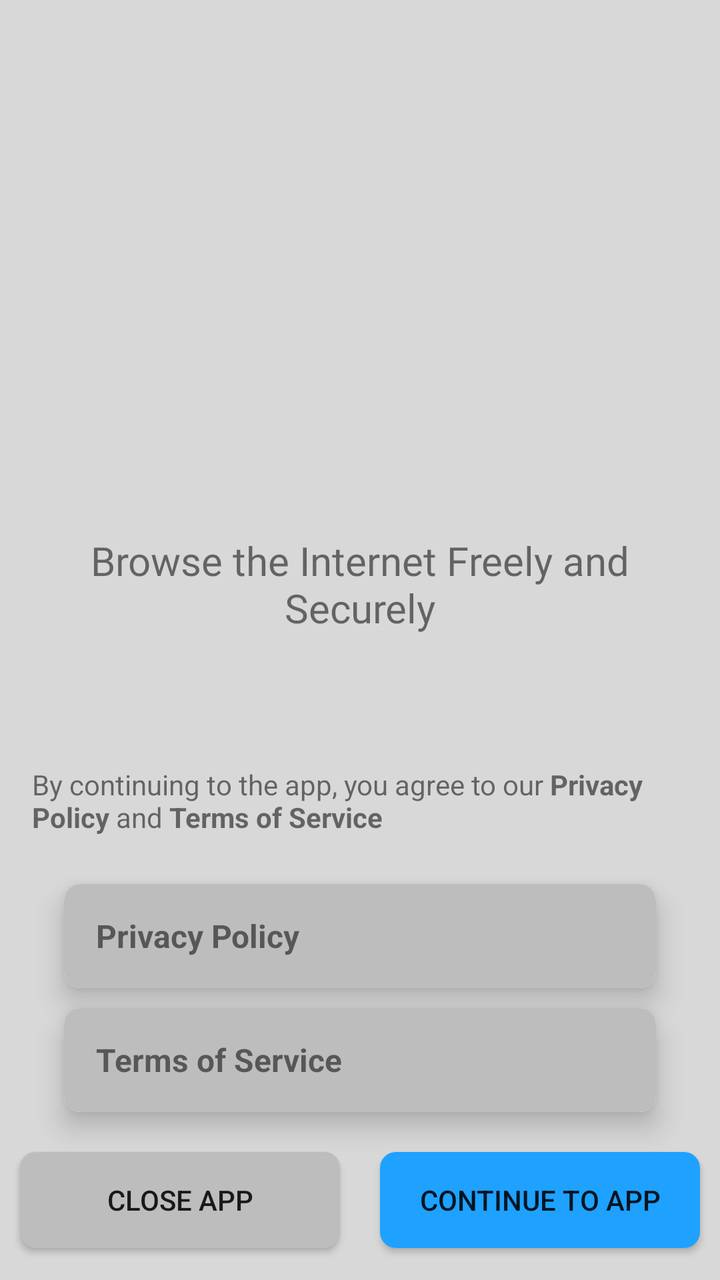
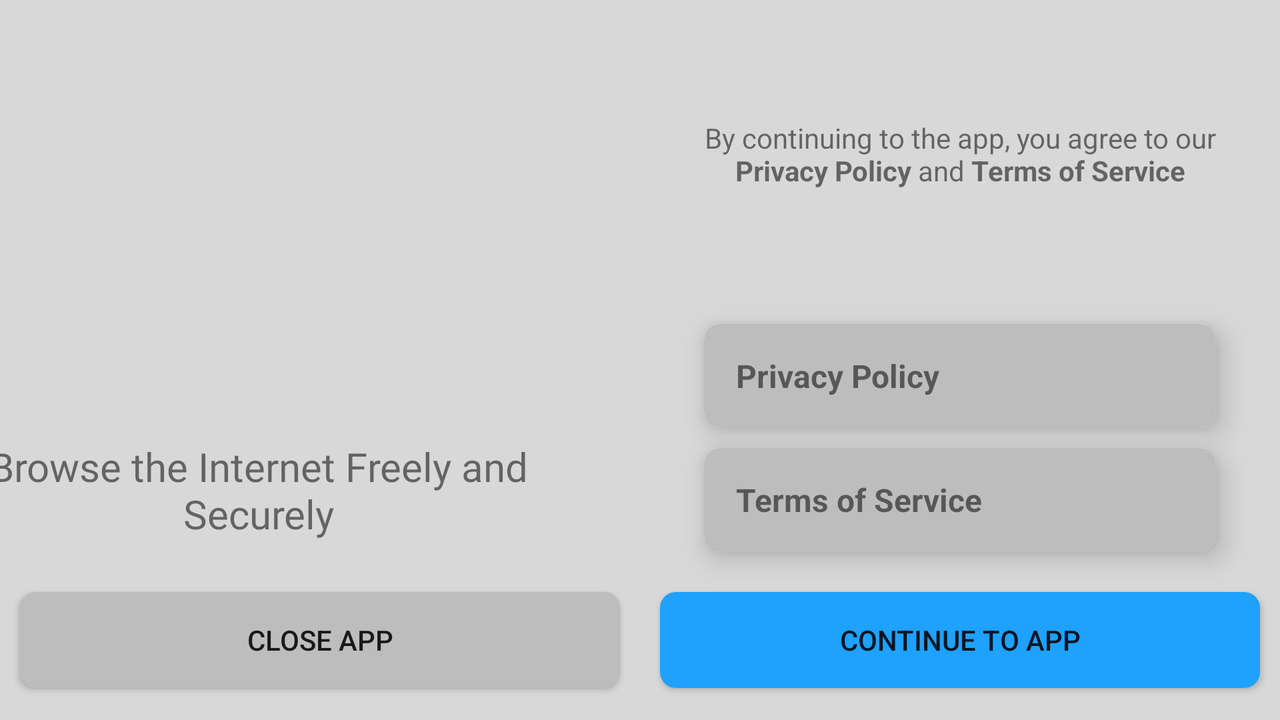

First picture: res/layout/ on a phone held upright. Second picture: the repository's own variant of that layout, on a device whose configuration matches the variant's folder. Source for both follows.
<!-- AndroidManifest.xml: application theme AppTheme.Startup -->
<!-- res/layout/fragment_intro.xml -->
<?xml version="1.0" encoding="utf-8"?>
<androidx.constraintlayout.widget.ConstraintLayout xmlns:android="http://schemas.android.com/apk/res/android"
   xmlns:app="http://schemas.android.com/apk/res-auto"
   xmlns:tools="http://schemas.android.com/tools"
   android:layout_width="match_parent"
   android:layout_height="match_parent"
   android:background="@color/background"
   tools:context=".activities.IntroActivity">

   <androidx.appcompat.widget.AppCompatImageView
      android:id="@+id/logo"
      android:layout_width="200dp"
      android:layout_height="200dp"
      app:layout_constraintBottom_toTopOf="@id/app_info"
      app:layout_constraintEnd_toEndOf="parent"
      app:layout_constraintStart_toStartOf="parent"
      app:layout_constraintTop_toTopOf="parent"
      app:srcCompat="@drawable/splash_background" />

   <androidx.appcompat.widget.AppCompatTextView
      android:id="@+id/app_info"
      android:layout_width="match_parent"
      android:layout_height="wrap_content"
      android:layout_marginBottom="8dp"
      android:fontFamily="@font/spion"
      android:gravity="center"
      android:padding="16dp"
      android:text="@string/app_info"
      android:textSize="20sp"
      app:layout_constraintBottom_toTopOf="@id/agree_label"
      app:layout_constraintTop_toBottomOf="@id/logo" />

   <androidx.appcompat.widget.AppCompatTextView
      android:id="@+id/agree_label"
      android:layout_width="match_parent"
      android:layout_height="wrap_content"
      android:layout_marginBottom="8dp"
      android:padding="16dp"
      android:text="@string/agree_label"
      app:layout_constraintBottom_toTopOf="@id/privacyLayout" />

   <androidx.cardview.widget.CardView
      android:id="@+id/privacyLayout"
      android:layout_width="match_parent"
      android:layout_height="wrap_content"
      android:layout_marginHorizontal="32dp"
      android:layout_marginBottom="10dp"
      app:cardCornerRadius="8dp"
      app:cardElevation="8dp"
      app:layout_constraintBottom_toTopOf="@id/termsLayout"
      app:layout_constraintEnd_toEndOf="parent"
      app:layout_constraintStart_toStartOf="parent">

      <LinearLayout
         android:id="@+id/privacyInnerLayout"
         android:layout_width="match_parent"
         android:layout_height="match_parent"
         android:background="@drawable/item_country_background"
         android:clickable="true"
         android:focusable="true"
         android:gravity="center"
         android:orientation="horizontal"
         android:padding="8dp">

         <androidx.appcompat.widget.AppCompatTextView
            android:layout_width="0dp"
            android:layout_height="wrap_content"
            android:layout_marginStart="8dp"
            android:layout_weight="1"
            android:text="@string/privacy_policy"
            android:textSize="16sp"
            android:textStyle="bold" />

         <androidx.appcompat.widget.AppCompatImageView
            android:layout_width="36dp"
            android:layout_height="36dp"
            app:srcCompat="@drawable/ic_baseline_keyboard_arrow_right_24" />

      </LinearLayout>

   </androidx.cardview.widget.CardView>

   <androidx.cardview.widget.CardView
      android:id="@+id/termsLayout"
      android:layout_width="match_parent"
      android:layout_height="wrap_content"
      android:layout_marginHorizontal="32dp"
      android:layout_marginBottom="20dp"
      app:cardCornerRadius="8dp"
      app:cardElevation="8dp"
      app:layout_constraintBottom_toTopOf="@id/continueToApp"
      app:layout_constraintEnd_toEndOf="parent"
      app:layout_constraintStart_toStartOf="parent">

      <LinearLayout
         android:id="@+id/termsInnerLayout"
         android:layout_width="match_parent"
         android:layout_height="match_parent"
         android:background="@drawable/item_country_background"
         android:clickable="true"
         android:focusable="true"
         android:gravity="center"
         android:orientation="horizontal"
         android:padding="8dp">

         <androidx.appcompat.widget.AppCompatTextView
            android:layout_width="0dp"
            android:layout_height="wrap_content"
            android:layout_marginStart="8dp"
            android:layout_weight="1"
            android:text="@string/terms_of_service"
            android:textSize="16sp"
            android:textStyle="bold" />

         <androidx.appcompat.widget.AppCompatImageView
            android:layout_width="36dp"
            android:layout_height="36dp"
            app:srcCompat="@drawable/ic_baseline_keyboard_arrow_right_24" />

      </LinearLayout>

   </androidx.cardview.widget.CardView>

   <androidx.appcompat.widget.AppCompatButton
      android:id="@+id/close"
      android:layout_width="0dp"
      android:layout_height="wrap_content"
      android:layout_marginHorizontal="10dp"
      android:layout_marginBottom="16dp"
      android:background="@drawable/close_button_background"
      android:padding="8dp"
      android:text="@string/close_app"
      app:layout_constraintBottom_toBottomOf="parent"
      app:layout_constraintEnd_toStartOf="@id/continueToApp"
      app:layout_constraintStart_toStartOf="parent" />

   <androidx.appcompat.widget.AppCompatButton
      android:id="@+id/continueToApp"
      android:layout_width="0dp"
      android:layout_height="wrap_content"
      android:layout_marginHorizontal="10dp"
      android:layout_marginBottom="16dp"
      android:background="@drawable/button_background"
      android:padding="8dp"
      android:text="@string/continue_to_app"
      app:layout_constraintBottom_toBottomOf="parent"
      app:layout_constraintEnd_toEndOf="parent"
      app:layout_constraintStart_toEndOf="@id/close" />

</androidx.constraintlayout.widget.ConstraintLayout>
<!-- resources referenced by this layout -->
<resources>
  <color name="background">#d8d8d8</color>
  <!-- drawable button_background (drawable) -->
  <?xml version="1.0" encoding="utf-8"?>
  <selector xmlns:android="http://schemas.android.com/apk/res/android">
  
     <item android:state_focused="true">
        <shape android:shape="rectangle">
           <solid android:color="@color/primaryFocused" />
           <corners android:radius="8dp" />
        </shape>
     </item>
  
     <item android:state_pressed="true">
        <shape android:shape="rectangle">
           <solid android:color="@android:color/darker_gray" />
           <corners android:radius="8dp" />
        </shape>
     </item>
  
     <item>
        <shape android:shape="rectangle">
           <solid android:color="@color/primary" />
           <corners android:radius="8dp" />
        </shape>
     </item>
  
  </selector>
  <!-- drawable close_button_background (drawable) -->
  <?xml version="1.0" encoding="utf-8"?>
  <selector xmlns:android="http://schemas.android.com/apk/res/android">
  
     <item android:state_pressed="true">
        <shape android:shape="rectangle">
           <solid android:color="@android:color/darker_gray" />
           <corners android:radius="8dp" />
        </shape>
     </item>
  
     <item>
        <shape android:shape="rectangle">
           <solid android:color="@color/cardBackground" />
           <corners android:radius="8dp" />
        </shape>
     </item>
  
  </selector>
  <!-- drawable item_country_background (drawable) -->
  <?xml version="1.0" encoding="utf-8"?>
  <selector xmlns:android="http://schemas.android.com/apk/res/android">
  
     <item android:state_focused="true">
        <shape android:shape="rectangle">
           <solid android:color="@android:color/darker_gray" />
           <corners android:radius="8dp" />
        </shape>
     </item>
  
     <item android:state_pressed="true">
        <shape android:shape="rectangle">
           <solid android:color="@android:color/darker_gray" />
           <corners android:radius="8dp" />
        </shape>
     </item>
  
     <item>
        <shape android:shape="rectangle">
           <solid android:color="@color/cardBackground" />
           <corners android:radius="8dp" />
        </shape>
     </item>
  
  </selector>
  <string name="agree_label">By continuing to the app, you agree to our <b>Privacy Policy</b> and <b>Terms of Service</b></string>
  <string name="app_info">Browse the Internet Freely and Securely</string>
  <string name="close_app">Close app</string>
  <string name="continue_to_app">Continue to App</string>
  <string name="privacy_policy">Privacy Policy</string>
  <string name="terms_of_service">Terms of Service</string>
  <!-- from res/values-v21/ -->
  <style name="AppTheme.Startup" parent="AppTheme">
        <item name="android:windowBackground">@drawable/splash_background</item>
        <item name="android:navigationBarColor">@color/background</item>
        
        <item name="android:colorPrimary">@color/primary</item>
        <item name="android:windowAllowReturnTransitionOverlap">true</item>
        <item name="android:windowAllowEnterTransitionOverlap">true</item>
     </style>
  <color name="primaryFocused">#0048FF</color>
  <color name="primary">#1EA1FF</color>
  <color name="cardBackground">#BDBDBD</color>
  <style name="AppTheme" parent="@style/Theme.MaterialComponents.DayNight.NoActionBar">
        <item name="colorPrimary">@color/primary</item>
        <item name="colorPrimaryDark">@color/background</item>
        <item name="windowActionBar">false</item>
        <item name="windowNoTitle">true</item>
     </style>
</resources>
<!-- res/layout-land/fragment_intro.xml (the repository's variant of the layout above) -->
<!-- drawn on the phone turned sideways -->
<?xml version="1.0" encoding="utf-8"?>
<androidx.constraintlayout.widget.ConstraintLayout xmlns:android="http://schemas.android.com/apk/res/android"
   xmlns:app="http://schemas.android.com/apk/res-auto"
   xmlns:tools="http://schemas.android.com/tools"
   android:layout_width="match_parent"
   android:layout_height="match_parent"
   android:background="@color/background"
   tools:context=".activities.IntroActivity">

   <androidx.constraintlayout.widget.Guideline
      android:id="@+id/guideline_middle"
      android:layout_width="0dp"
      android:layout_height="match_parent"
      android:orientation="vertical"
      app:layout_constraintGuide_percent="0.5" />

   <androidx.appcompat.widget.AppCompatImageView
      android:id="@+id/logo"
      android:layout_width="200dp"
      android:layout_height="200dp"
      app:layout_constraintBottom_toTopOf="@id/app_info"
      app:layout_constraintEnd_toEndOf="@id/guideline_middle"
      app:layout_constraintStart_toStartOf="parent"
      app:layout_constraintTop_toTopOf="parent"
      app:srcCompat="@drawable/splash_background" />

   <androidx.appcompat.widget.AppCompatTextView
      android:id="@+id/app_info"
      android:layout_width="0dp"
      android:layout_height="wrap_content"
      android:layout_marginBottom="8dp"
      android:fontFamily="@font/spion"
      android:gravity="center"
      android:padding="16dp"
      android:text="@string/app_info"
      android:textSize="20sp"
      app:layout_constraintTop_toBottomOf="@id/logo"
      app:layout_constraintEnd_toEndOf="@id/guideline_middle"
      app:layout_constraintBottom_toTopOf="@id/close"/>

   <androidx.appcompat.widget.AppCompatTextView
      android:id="@+id/agree_label"
      android:layout_width="0dp"
      android:layout_height="wrap_content"
      android:layout_marginBottom="8dp"
      android:gravity="center"
      android:padding="16dp"
      android:text="@string/agree_label"
      app:layout_constraintBottom_toTopOf="@id/privacyLayout"
      app:layout_constraintEnd_toEndOf="parent"
      app:layout_constraintStart_toStartOf="@id/guideline_middle"
      app:layout_constraintTop_toTopOf="parent" />

   <androidx.cardview.widget.CardView
      android:id="@+id/privacyLayout"
      android:layout_width="0dp"
      android:layout_height="wrap_content"
      android:layout_marginHorizontal="32dp"
      android:layout_marginBottom="10dp"
      app:cardCornerRadius="8dp"
      app:cardElevation="8dp"
      app:layout_constraintBottom_toTopOf="@id/termsLayout"
      app:layout_constraintEnd_toEndOf="parent"
      app:layout_constraintStart_toStartOf="@id/guideline_middle">

      <LinearLayout
         android:id="@+id/privacyInnerLayout"
         android:layout_width="match_parent"
         android:layout_height="match_parent"
         android:background="@drawable/item_country_background"
         android:clickable="true"
         android:focusable="true"
         android:gravity="center"
         android:orientation="horizontal"
         android:padding="8dp">

         <androidx.appcompat.widget.AppCompatTextView
            android:layout_width="0dp"
            android:layout_height="wrap_content"
            android:layout_marginStart="8dp"
            android:layout_weight="1"
            android:text="@string/privacy_policy"
            android:textSize="16sp"
            android:textStyle="bold" />

         <androidx.appcompat.widget.AppCompatImageView
            android:layout_width="36dp"
            android:layout_height="36dp"
            app:srcCompat="@drawable/ic_baseline_keyboard_arrow_right_24" />

      </LinearLayout>

   </androidx.cardview.widget.CardView>

   <androidx.cardview.widget.CardView
      android:id="@+id/termsLayout"
      android:layout_width="0dp"
      android:layout_height="wrap_content"
      android:layout_marginHorizontal="32dp"
      android:layout_marginBottom="20dp"
      app:cardCornerRadius="8dp"
      app:cardElevation="8dp"
      app:layout_constraintBottom_toTopOf="@id/continueToApp"
      app:layout_constraintEnd_toEndOf="parent"
      app:layout_constraintStart_toStartOf="@id/guideline_middle">

      <LinearLayout
         android:id="@+id/termsInnerLayout"
         android:layout_width="match_parent"
         android:layout_height="match_parent"
         android:background="@drawable/item_country_background"
         android:clickable="true"
         android:focusable="true"
         android:gravity="center"
         android:orientation="horizontal"
         android:padding="8dp">

         <androidx.appcompat.widget.AppCompatTextView
            android:layout_width="0dp"
            android:layout_height="wrap_content"
            android:layout_marginStart="8dp"
            android:layout_weight="1"
            android:text="@string/terms_of_service"
            android:textSize="16sp"
            android:textStyle="bold" />

         <androidx.appcompat.widget.AppCompatImageView
            android:layout_width="36dp"
            android:layout_height="36dp"
            app:srcCompat="@drawable/ic_baseline_keyboard_arrow_right_24" />

      </LinearLayout>

   </androidx.cardview.widget.CardView>

   <androidx.appcompat.widget.AppCompatButton
      android:id="@+id/close"
      android:layout_width="0dp"
      android:layout_height="wrap_content"
      android:layout_marginHorizontal="10dp"
      android:layout_marginBottom="16dp"
      android:background="@drawable/close_button_background"
      android:padding="8dp"
      android:text="@string/close_app"
      app:layout_constraintBottom_toBottomOf="parent"
      app:layout_constraintEnd_toStartOf="@id/continueToApp"
      app:layout_constraintStart_toStartOf="parent" />

   <androidx.appcompat.widget.AppCompatButton
      android:id="@+id/continueToApp"
      android:layout_width="0dp"
      android:layout_height="wrap_content"
      android:layout_marginHorizontal="10dp"
      android:layout_marginBottom="16dp"
      android:background="@drawable/button_background"
      android:padding="8dp"
      android:text="@string/continue_to_app"
      app:layout_constraintBottom_toBottomOf="parent"
      app:layout_constraintEnd_toEndOf="parent"
      app:layout_constraintStart_toEndOf="@id/close" />

</androidx.constraintlayout.widget.ConstraintLayout>
